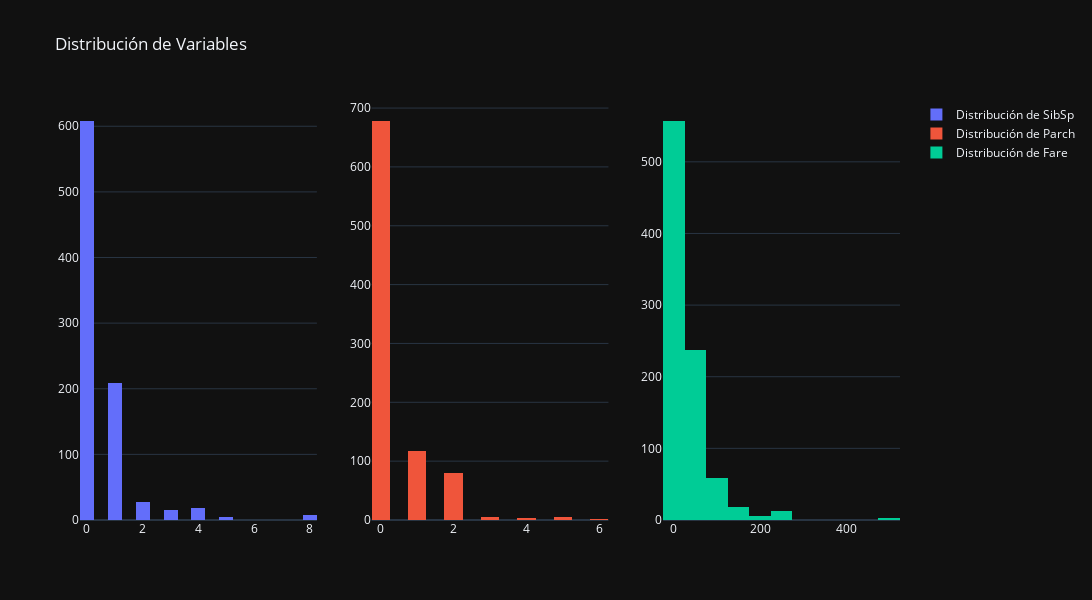

The notebook cell saved with this chart:
### Code cell
from plotly.subplots import make_subplots
cols = ['SibSp','Parch','Fare']
fig = make_subplots(rows=1, cols=3)
for i, col in enumerate(cols):
    fig.add_trace(go.Histogram(x=df[col], nbinsx=20, name=f'Distribución de {col}'), row=1, col=i+1)

fig.update_layout(
    height=600, width=1400, 
    title_text="Distribución de Variables", 
    template="plotly_dark",
    )
fig.show()

### Figure 1 — Plotly figure (JSON) as saved in the notebook; plotly's stock layout.template omitted (floating-point values rounded to 4 significant figures; data arrays with more than 128 entries replaced by an {"elided": "..."} marker saying what was removed)
{"data": [{"name": "Distribución de SibSp", "nbinsx": 20, "type": "histogram", "x": {"elided": "891 int values"}, "xaxis": "x", "yaxis": "y"}, {"name": "Distribución de Parch", "nbinsx": 20, "type": "histogram", "x": {"elided": "891 int values"}, "xaxis": "x2", "yaxis": "y2"}, {"name": "Distribución de Fare", "nbinsx": 20, "type": "histogram", "x": {"elided": "891 float values"}, "xaxis": "x3", "yaxis": "y3"}], "layout": {"height": 600, "title": {"text": "Distribución de Variables"}, "width": 1400, "xaxis": {"anchor": "y", "domain": [0, 0.2889]}, "xaxis2": {"anchor": "y2", "domain": [0.3556, 0.6444]}, "xaxis3": {"anchor": "y3", "domain": [0.7111, 1]}, "yaxis": {"anchor": "x", "domain": [0, 1]}, "yaxis2": {"anchor": "x2", "domain": [0, 1]}, "yaxis3": {"anchor": "x3", "domain": [0, 1]}}}
